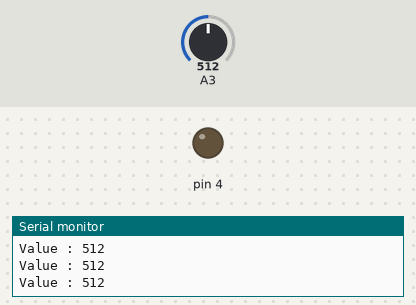
A sketch run on a simulated Arduino Uno, built with avr-gcc and run on an emulated ATmega328P. Shown: output pins drawn as LEDs (lit = HIGH), the last lines printed to the serial monitor. The test bench sets the inputs (shaded band); at power-on: A3 = 512.

Above: at 1.2 s.
1.3 s: A3 set to 310
4.3 s: A3 set to 285
At 4.8 s:
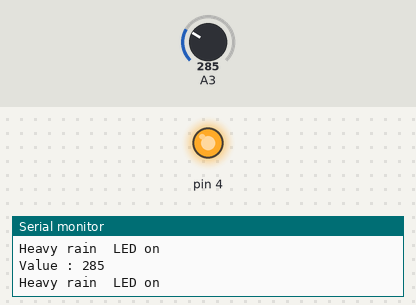
Timing chart, 0 to 7.3 s (numbered marks = the images above; inputs shaded):
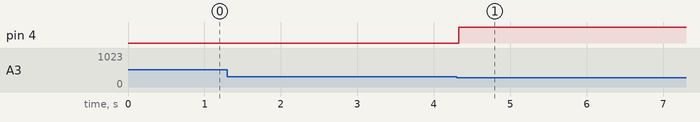

Measured:
- the behaviour switches between 300 and 299 on A3 (found by bisection; images 0 and 1)
- after the input at 4.3 s, pin 4: LOW → HIGH at once

The sketch:

waterlevel.ino
```cpp
void setup() {
    Serial.begin(9600);
    pinMode(4, OUTPUT);
}

void loop() {
    int value = readRainSensor();
    displayRainStatus(value);
}

int readRainSensor() {
    int sensorValue = analogRead(A3);
    Serial.print("Value : ");
    Serial.println(sensorValue);
    return sensorValue;
}

void displayRainStatus(int value) {
    if (value < 300) {
        digitalWrite(4, HIGH);
        Serial.println("Heavy rain  LED on ");
    } else {
        digitalWrite(4, LOW);
    }
}
```
